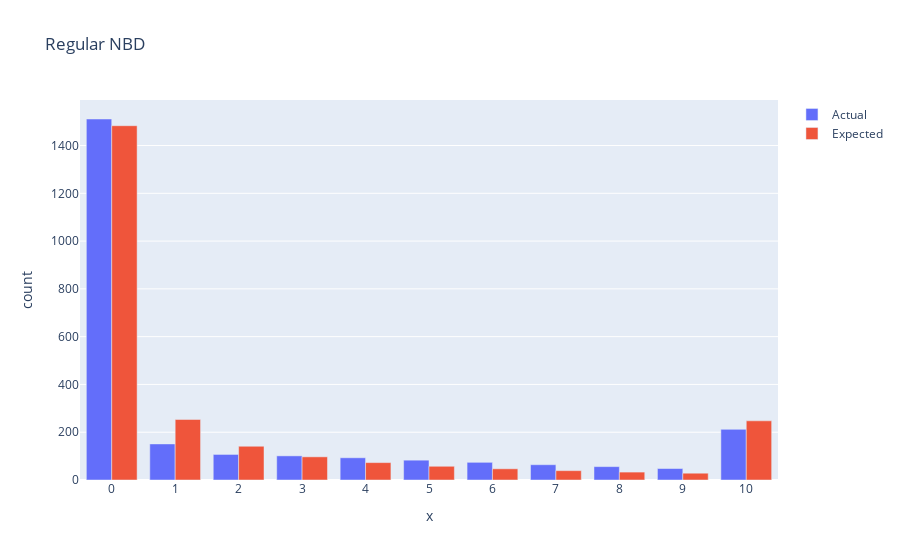

Notebook code cell kept with this figure:
### Code cell
fig = go.Figure(data=[
    go.Bar(name='Actual', x=df.X, y=df.N_x),
    go.Bar(name='Expected', x=df.X, y=forecast(df.X,df.N_x,1))
])

fig.update_layout(title='Regular NBD',
                  xaxis_title='x',
                  yaxis_title='count',
                 annotations=[
                    
                      ],
                  xaxis = dict(
                        tickmode = 'linear',
                        tick0 = 0,
                        dtick = 1
                        )
                 )

# Change the bar mode
fig.update_layout(barmode='group')

fig.show()

### Figure 1 — Plotly figure (JSON) as saved in the notebook; plotly's stock layout.template omitted (floating-point values rounded to 4 significant figures)
{"data": [{"name": "Actual", "type": "bar", "x": [0, 1, 2, 3, 4, 5, 6, 7, 8, 9, 10], "y": [1511, 151, 107, 101, 93, 83, 74, 64, 56, 48, 212]}, {"name": "Expected", "type": "bar", "x": [0, 1, 2, 3, 4, 5, 6, 7, 8, 9, 10], "y": [1483.0, 253.4, 141.3, 96.97, 72.81, 57.49, 46.87, 39.08, 33.12, 28.43, 247.7]}], "layout": {"autosize": true, "barmode": "group", "title": {"text": "Regular NBD"}, "xaxis": {"autorange": true, "dtick": 1, "range": [-0.5, 10.5], "tick0": 0, "tickmode": "linear", "title": {"text": "x"}, "type": "linear"}, "yaxis": {"autorange": true, "range": [0, 1591.0], "title": {"text": "count"}, "type": "linear"}}}
